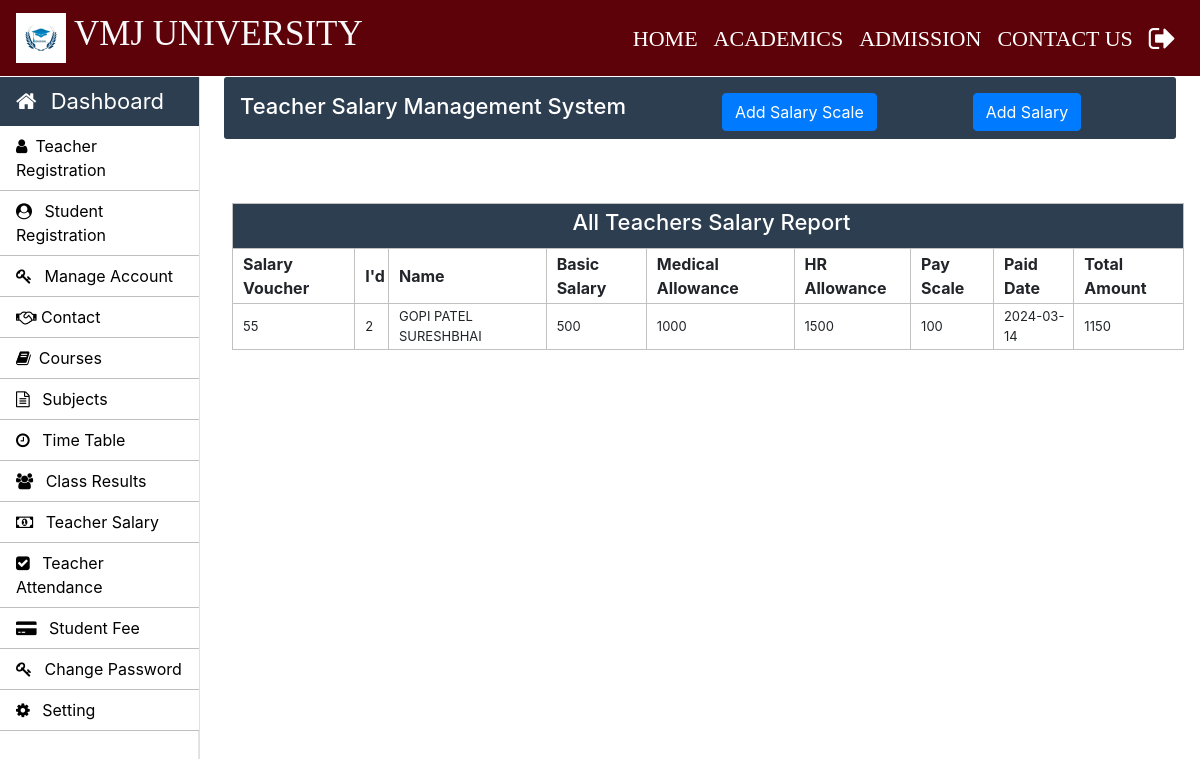
Before: /admin/teacher-salary.php (signed in) with the older database file.
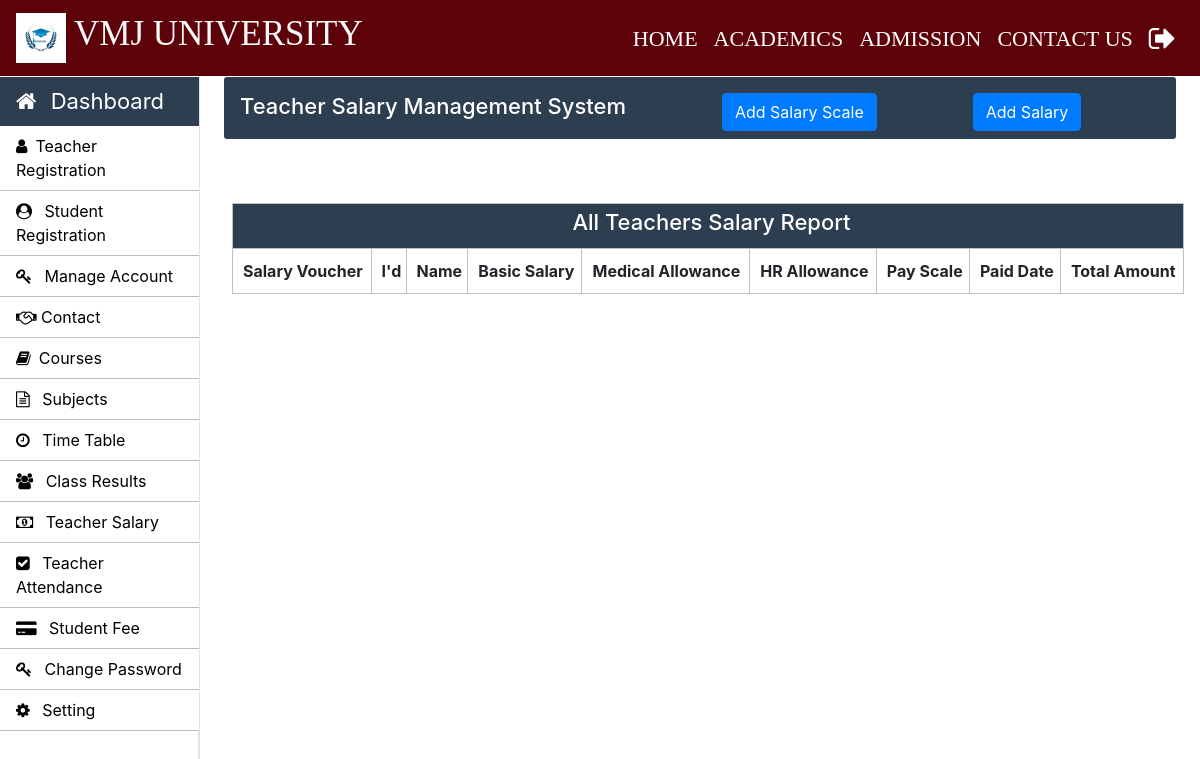
After: the same page with the newer database file.
### tables this page shows
CREATE TABLE IF NOT EXISTS `teacher_salary_allowances` (
  `teacher_id` int NOT NULL,
  `basic_salary` int NOT NULL,
  `medical_allowance` int NOT NULL,
  `hr_allowance` int NOT NULL,
  `scale` int NOT NULL,
  PRIMARY KEY (`teacher_id`)
);

CREATE TABLE IF NOT EXISTS `teacher_salary_report` (
  `salary_id` int NOT NULL AUTO_INCREMENT,
  `teacher_id` int NOT NULL,
  `total_amount` int NOT NULL,
  `status` varchar(11) NOT NULL,
  `paid_date` timestamp NOT NULL DEFAULT CURRENT_TIMESTAMP ON UPDATE CURRENT_TIMESTAMP,
  PRIMARY KEY (`salary_id`),
  KEY `teacher_id` (`teacher_id`)
);

CREATE TABLE IF NOT EXISTS `teacher_info` (
  `teacher_id` int NOT NULL AUTO_INCREMENT,
  `first_name` varchar(30) NOT NULL,
  `middle_name` varchar(30) NOT NULL,
  `last_name` varchar(30) NOT NULL,
  `father_name` varchar(50) NOT NULL,
  `email` varchar(30) NOT NULL,
  `phone_no` varchar(11) NOT NULL,
  `profile_image` blob NOT NULL,
  `teacher_status` varchar(10) NOT NULL,
  `application_status` varchar(10) NOT NULL,
  `cnic` varchar(15) NOT NULL,
  `dob` varchar(15) NOT NULL,
  `other_phone` int NOT NULL,
  `gender` varchar(10) NOT NULL,
  `permanent_address` varchar(100) NOT NULL,
  `current_address` varchar(100) NOT NULL,
  `place_of_birth` varchar(50) NOT NULL,
  `matric_complition_date` varchar(10) NOT NULL,
  `matric_awarded_date` varchar(10) NOT NULL,
  `matric_certificate` varchar(100) NOT NULL,
  `fa_complition_date` varchar(10) NOT NULL,
  `fa_awarded_date` varchar(10) NOT NULL,
  `fa_certificate` varchar(100) NOT NULL,
  `ba_complition_date` varchar(10) NOT NULL,
  `ba_awarded_date` varchar(10) NOT NULL,
  `ba_certificate` varchar(100) NOT NULL,
  `ma_complition_date` varchar(10) NOT NULL,
  `ma_awarded_date` varchar(100) NOT NULL,
  `ma_certificate` varchar(101) NOT NULL,
  `last_qualification` varchar(20) NOT NULL,
  `state` varchar(20) NOT NULL,
  `hire_date` varchar(10) NOT NULL,
  PRIMARY KEY (`teacher_id`)
);

### admin/teacher-salary.php (the view, shortened to what this page needs)
<!doctype html>
<html lang="en">
	<head>
	</head>
	<body>
		<?php include('../common/common-header.php') ?>
		<?php include('../common/admin-sidebar.php') ?>
		<main role="main" class="col-xl-10 col-lg-9 col-md-8 ml-sm-auto px-md-4 w-100">
			<div class="sub-main">
				<div class="text-center d-flex flex-wrap flex-md-nowrap pt-3 pb-2 mb-3 text-white admin-dashboard pl-3">
					<div class="d-flex">
						<h4 class="mr-5">Teacher Salary Management System </h4>
						<button type="button" class="btn btn-primary ml-5 mr-5" data-toggle="modal" data-target=".bd-example-modal-lg">Add Salary Scale</button>
						<button type="button" class="btn btn-primary ml-5" data-toggle="modal" data-target=".add_salary">Add Salary</button>
					</div>
				</div>
				<div class="row">
					<div class="col-md-12 ml-2">
						<section class=" mt-3">
							<div class="row">
								<div class="col-md-8"></div>
								<div class="col-md-3 ml-5 ">
									<div class="col-md-12 pt-3 ml-5">
									</div>
								</div>
							</div>
							<div class="row">
								<div class="col-md-8"></div>
								<div class="col-md-3 ml-5 ">
									<div class="col-md-12 pt-3 ml-5">
									</div>
								</div>
							</div>
							<div class="row">
								<div class="col-md-12">
									<table class="w-100 table-elements table-three-tr" cellpadding="3">
										<tr class="table-tr-head table-three text-white">
											<td colspan="9" class=" text-center text-white"><h4>All Teachers Salary Report</h4></td>
										</tr>
										<tr class="table-tr-head">
											<th>Salary Voucher</th>
											<th>I'd</th>
											<th>Name</th>
											<th>Basic Salary</th>
											<th>Medical Allowance</th>
											<th>HR Allowance</th>
											<th>Pay Scale</th>
											<th>Paid Date</th>
											<th>Total Amount</th>
										</tr>
										<?php
											$query="select tsr.teacher_id,ti.first_name,middle_name,last_name,salary_id,basic_salary,medical_allowance,hr_allowance,scale,Date(paid_date) as paid_date,total_amount from teacher_salary_allowances tsa inner join teacher_salary_report tsr on tsa.teacher_id=tsr.teacher_id inner join teacher_info ti on ti.teacher_id=tsr.teacher_id";
											$run=mysqli_query($con,$query);
											while ($row=mysqli_fetch_array($run)) { ?>
												<tr>
													<td><?php echo $row['salary_id'] ?></td>
													<td><?php echo $row['teacher_id'] ?></td>
													<td><?php echo $row["first_name"]." ".$row["middle_name"]." ".$row["last_name"] ?></td>
													<td><?php echo $row['basic_salary'] ?></td>
													<td><?php echo ($row['basic_salary']*$row['medical_allowance']/100) ?></td>
													<td><?php echo ($row['basic_salary']*$row['hr_allowance']/100) ?></td>
													<td><?php echo $row['scale'] ?></td>
													<td><?php echo $row['paid_date'] ?></td>
													<td><?php echo $row['total_amount'] ?></td>
												</tr>
											<?php
											}
										?>
									</table>
								</div>
							</div>
						</section>
					</div>
				</div>
			</div>
		</main>
	</body>
</html>

Changed rows visible on the page:
no longer on this page (row edited): teacher_salary_allowances: teacher_salary_report.salary_id "55", teacher_salary_report.teacher_id "2", teacher_info.first_name "GOPI", teacher_info.middle_name "PATEL", teacher_info.last_name "SURESHBHAI", basic_salary "500", $row['basic_salary']*$row['medical_allowance']/100 "1000", $row['basic_salary']*$row['hr_allowance']/100 "1500", scale "100", paid_date "2024-03-14", teacher_salary_report.total_amount "1150"
